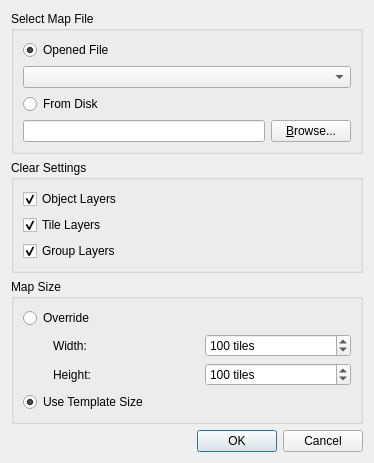
<?xml version="1.0" encoding="UTF-8"?>
<ui version="4.0">
 <class>NewMapFromTemplateDialog</class>
 <widget class="QDialog" name="NewMapFromTemplateDialog">
  <property name="windowModality">
   <enum>Qt::NonModal</enum>
  </property>
  <property name="geometry">
   <rect>
    <x>0</x>
    <y>0</y>
    <width>374</width>
    <height>437</height>
   </rect>
  </property>
  <property name="minimumSize">
   <size>
    <width>0</width>
    <height>0</height>
   </size>
  </property>
  <property name="windowTitle">
   <string>New Map From Template</string>
  </property>
  <layout class="QGridLayout" name="gridLayout">
   <item row="2" column="0">
    <widget class="QGroupBox" name="groupBox_3">
     <property name="title">
      <string>Map Size</string>
     </property>
     <layout class="QVBoxLayout" name="verticalLayout">
      <item>
       <widget class="QRadioButton" name="overrideSize">
        <property name="text">
         <string>Override</string>
        </property>
        <property name="checked">
         <bool>false</bool>
        </property>
       </widget>
      </item>
      <item>
       <layout class="QGridLayout" name="gridLayout_2">
        <item row="0" column="2">
         <widget class="QSpinBox" name="mapWidth">
          <property name="suffix">
           <string extracomment="Remember starting with a space."> tiles</string>
          </property>
          <property name="minimum">
           <number>1</number>
          </property>
          <property name="maximum">
           <number>99999</number>
          </property>
          <property name="value">
           <number>100</number>
          </property>
         </widget>
        </item>
        <item row="1" column="1">
         <widget class="QLabel" name="heightLabel">
          <property name="text">
           <string>Height:</string>
          </property>
          <property name="buddy">
           <cstring>mapHeight</cstring>
          </property>
         </widget>
        </item>
        <item row="1" column="0">
         <spacer name="fixedSizeSpacer">
          <property name="orientation">
           <enum>Qt::Horizontal</enum>
          </property>
          <property name="sizeType">
           <enum>QSizePolicy::Fixed</enum>
          </property>
          <property name="sizeHint" stdset="0">
           <size>
            <width>30</width>
            <height>0</height>
           </size>
          </property>
         </spacer>
        </item>
        <item row="1" column="2">
         <widget class="QSpinBox" name="mapHeight">
          <property name="suffix">
           <string> tiles</string>
          </property>
          <property name="minimum">
           <number>1</number>
          </property>
          <property name="maximum">
           <number>99999</number>
          </property>
          <property name="value">
           <number>100</number>
          </property>
         </widget>
        </item>
        <item row="0" column="1">
         <widget class="QLabel" name="widthLabel">
          <property name="text">
           <string>Width:</string>
          </property>
          <property name="buddy">
           <cstring>mapWidth</cstring>
          </property>
         </widget>
        </item>
       </layout>
      </item>
      <item>
       <widget class="QRadioButton" name="templateSize">
        <property name="text">
         <string>Use Template Size</string>
        </property>
        <property name="checked">
         <bool>true</bool>
        </property>
       </widget>
      </item>
     </layout>
    </widget>
   </item>
   <item row="1" column="0">
    <widget class="QGroupBox" name="groupBox_2">
     <property name="sizePolicy">
      <sizepolicy hsizetype="Preferred" vsizetype="Preferred">
       <horstretch>0</horstretch>
       <verstretch>0</verstretch>
      </sizepolicy>
     </property>
     <property name="title">
      <string>Clear Settings</string>
     </property>
     <layout class="QVBoxLayout" name="verticalLayout_2">
      <item>
       <widget class="QCheckBox" name="objectsClearBox">
        <property name="text">
         <string>Object Layers</string>
        </property>
        <property name="checked">
         <bool>true</bool>
        </property>
       </widget>
      </item>
      <item>
       <widget class="QCheckBox" name="tilesClearBox">
        <property name="text">
         <string>Tile Layers</string>
        </property>
        <property name="checked">
         <bool>true</bool>
        </property>
       </widget>
      </item>
      <item>
       <widget class="QCheckBox" name="groupsClearBox">
        <property name="text">
         <string>Group Layers</string>
        </property>
        <property name="checked">
         <bool>true</bool>
        </property>
       </widget>
      </item>
     </layout>
    </widget>
   </item>
   <item row="3" column="0">
    <widget class="QDialogButtonBox" name="buttonBox">
     <property name="enabled">
      <bool>true</bool>
     </property>
     <property name="sizePolicy">
      <sizepolicy hsizetype="Expanding" vsizetype="Fixed">
       <horstretch>0</horstretch>
       <verstretch>0</verstretch>
      </sizepolicy>
     </property>
     <property name="maximumSize">
      <size>
       <width>401</width>
       <height>16777215</height>
      </size>
     </property>
     <property name="orientation">
      <enum>Qt::Horizontal</enum>
     </property>
     <property name="standardButtons">
      <set>QDialogButtonBox::Cancel|QDialogButtonBox::Ok</set>
     </property>
    </widget>
   </item>
   <item row="0" column="0">
    <widget class="QGroupBox" name="groupBox">
     <property name="title">
      <string>Select Map File</string>
     </property>
     <layout class="QVBoxLayout" name="verticalLayout_3">
      <item>
       <widget class="QRadioButton" name="openedFileRadioButton">
        <property name="text">
         <string>Opened File</string>
        </property>
        <property name="checked">
         <bool>true</bool>
        </property>
       </widget>
      </item>
      <item>
       <widget class="QComboBox" name="openfilesComboBox"/>
      </item>
      <item>
       <widget class="QRadioButton" name="fromDiskRadioButton">
        <property name="text">
         <string>From Disk</string>
        </property>
       </widget>
      </item>
      <item>
       <layout class="QHBoxLayout" name="horizontalLayout_2">
        <item>
         <widget class="QLineEdit" name="mappath"/>
        </item>
        <item>
         <widget class="QPushButton" name="browseButton">
          <property name="text">
           <string>&amp;Browse...</string>
          </property>
         </widget>
        </item>
       </layout>
      </item>
     </layout>
    </widget>
   </item>
  </layout>
 </widget>
 <resources/>
 <connections>
  <connection>
   <sender>buttonBox</sender>
   <signal>accepted()</signal>
   <receiver>NewMapFromTemplateDialog</receiver>
   <slot>accept()</slot>
   <hints>
    <hint type="sourcelabel">
     <x>401</x>
     <y>271</y>
    </hint>
    <hint type="destinationlabel">
     <x>210</x>
     <y>87</y>
    </hint>
   </hints>
  </connection>
  <connection>
   <sender>buttonBox</sender>
   <signal>rejected()</signal>
   <receiver>NewMapFromTemplateDialog</receiver>
   <slot>reject()</slot>
   <hints>
    <hint type="sourcelabel">
     <x>401</x>
     <y>271</y>
    </hint>
    <hint type="destinationlabel">
     <x>210</x>
     <y>87</y>
    </hint>
   </hints>
  </connection>
 </connections>
</ui>
